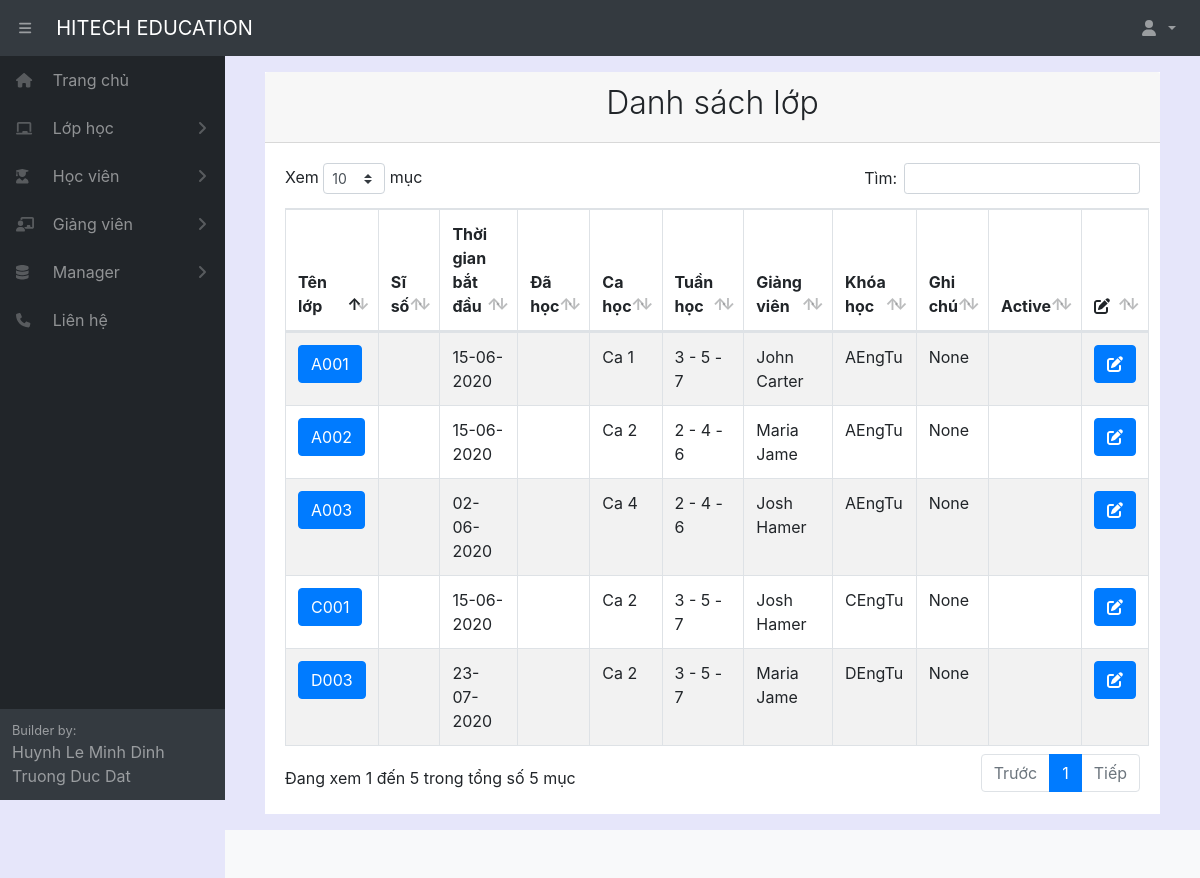
Page /listclass/ (signed in) on the earlier database version.
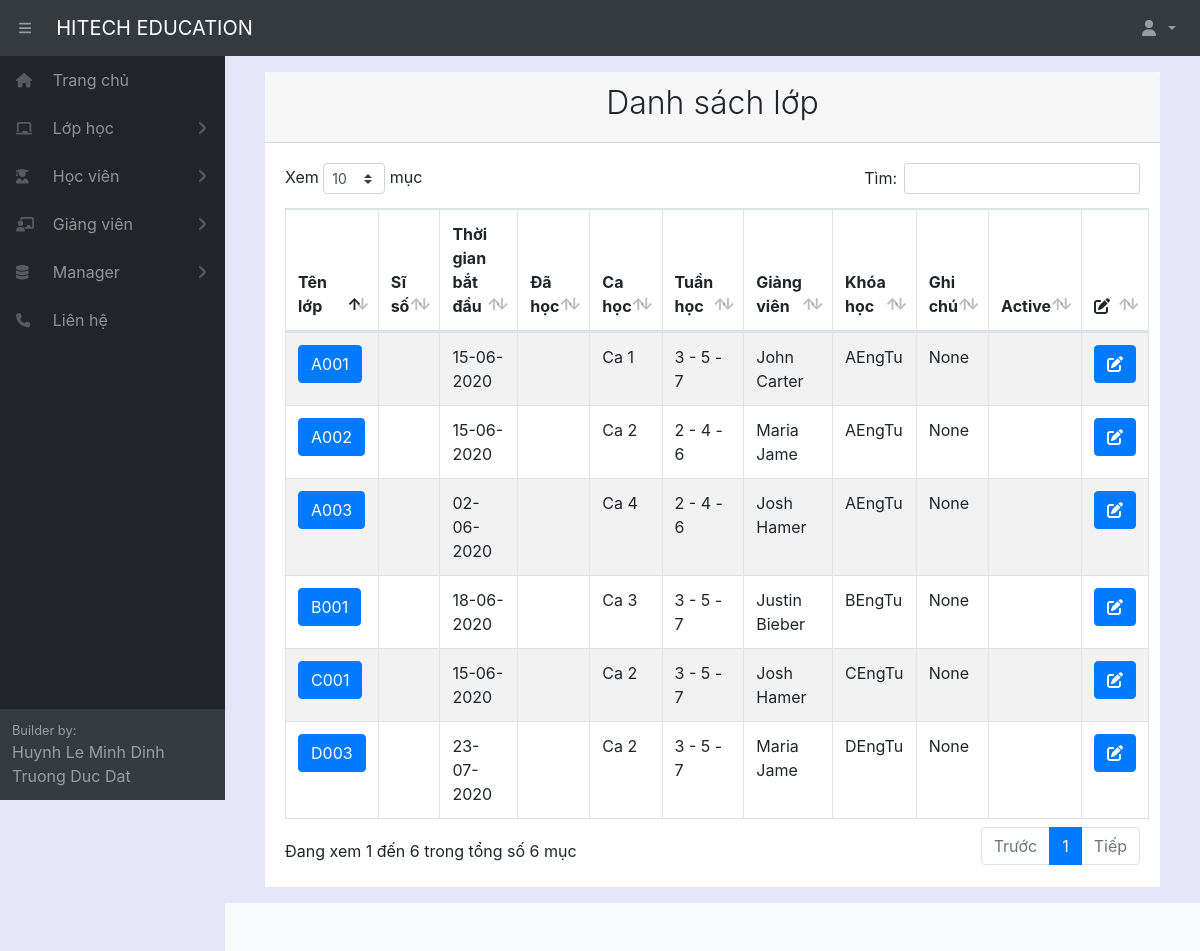
Same page on the later database version.
### home/models.py (models this page shows, shortened)
class Classname(models.Model):
    fullname = models.CharField(max_length=100, verbose_name="Tên lớp học")
    startdate = models.DateField(auto_now_add=True, verbose_name="Ngày bắt đầu")
    room = models.ForeignKey(Room, null= True, on_delete=models.SET_NULL)
    unit = models.ForeignKey(Unit, null = True, on_delete=models.SET_NULL)
    timeshift = models.ForeignKey(TimeShift, null = True, on_delete=models.SET_NULL)
    startdate = models.DateField(verbose_name="Ngày bắt đầu học")
    timeweek = models.ForeignKey(TimeWeek, null = True, on_delete=models.SET_NULL)
    teacher = models.ForeignKey(Teacher, null = True, on_delete=models.SET_NULL)
    datecount = models.IntegerField(default=0, blank=True, verbose_name="Số buổi học")
    note = models.CharField(max_length=300, null = True, blank=True, verbose_name="Ghi chú")
    active = models.BooleanField(default=True, verbose_name="Trạng thái")
    class Meta:
        ordering =["fullname"]
        verbose_name_plural = "Lớp học"

class TimeShift(models.Model):
    fullname = models.CharField(max_length=100, verbose_name="Tên ca học")
    infomation = models.CharField(max_length=1000, blank=True, verbose_name="Thông tin ca học")
    timestart = models.TimeField(null = True, blank=True, verbose_name="Giờ bắt đầu")
    timeend = models.TimeField(null = True, blank=True, verbose_name="Giờ kết thúc")
    active = models.BooleanField(default=True, verbose_name="Trạng thái")
    def __str__(self):
        return  self.fullname
    class Meta:
        ordering =["fullname"]
        verbose_name_plural = "Ca học"

class TimeWeek(models.Model):
    name = models.CharField(max_length=100, verbose_name="Loại")
    def __str__(self):
        return  self.name
    class Meta:
        ordering =["name"]
        verbose_name_plural = "Ngày học trong tuần"

class Teacher(models.Model):
    fullname = models.CharField(max_length=100, verbose_name="Tên giáo viên")
    gender = models.ForeignKey(Gender, null= True, on_delete=models.SET_NULL)
    birthday = models.DateField(verbose_name="Ngày sinh")
    identity_card = models.CharField(max_length=100, null = True, blank=True, verbose_name="CMND")
    phonenumber = models.CharField(max_length=100, null = True, blank=True, verbose_name="SDT")
    email = models.CharField(max_length=100, null = True, blank=True, verbose_name="Email")
    adress = models.CharField(max_length=300, null = True, blank=True, verbose_name="Địa chỉ")
    create_date = models.DateField(auto_now_add=True, verbose_name="Ngày tạo thông tin")
    note = models.CharField(max_length=300, null = True, blank=True, verbose_name="Ghi chú")
    active = models.BooleanField(default=True, verbose_name="Trạng thái")
    def __str__(self):
        return  self.fullname
    class Meta:
        ordering =["fullname"]
        verbose_name_plural = "Giáo viên"

class Unit(models.Model):
    fullname = models.CharField(max_length=100, verbose_name="Tên khóa học")
    infomation = models.CharField(max_length=1000, blank=True, null=True, verbose_name="Thông tin khóa học")
    fee = models.IntegerField(default=0, verbose_name="Học phí khóa học")
    active = models.BooleanField(default=True, verbose_name="Trạng thái")
    def __str__(self):
        return  self.fullname
    class Meta:
        ordering =["fullname"]
        verbose_name_plural = "Khóa học"

### home/decorators.py (the view)
        def wrapper_func(request, *args, **kwargs):
            group = None
            if request.user.groups.exists():
                group = request.user.groups.all()[0].name
            if group in allowed_roles:
                return view_func(request, *args, **kwargs)
            else:
                return redirect('errorrole')

### home/views.py (called while the page is built)
@login_required(login_url='login')
@allowed_users(allowed_roles=['admin','manager','staff'])
def listClass(request):
    schedule = Schedule.objects.all()
    listclass = Classname.objects.all()
    context = {'listclass': listclass,'schedule':schedule}
    return render(request, 'class/listclass.html', context)

### home/templates/class/listClass.html (shortened to what this page needs)
{% extends "pages/base.html" %}
{% block content %}
{% load static %}
<div class="card-header">
    <h2 class="text-center font-weight-light">Danh sách lớp</h2>
</div>
<div class="card-body">
    <table id="example" class="table table-striped table-bordered" style="width:100%">
        <thead>
            <tr>
                <th style="width: 10%;">Tên lớp</th>
                <th style="width: 5%;">Sĩ số</th>
                <th style="width: 10%;">Thời gian bắt đầu</th>
                <th style="width: 5%;">Đã học</th>
                <th style="width: 5%;">Ca học</th>
                <th style="width: 5%;">Tuần học</th>
                <th style="width: 15%;">Giảng viên</th>
                <th style="width: 10%;">Khóa học</th>
                <th style="width: 15%;">Ghi chú</th>
                <th style="width: 5%;">Active</th>
                <th style="width: 5%;"><i class="fas fa-edit"></i></a></th>
            </tr>
        </thead>
        <tbody>
            {% for i in listclass %}
            <tr>
                <td>
                    <a class="btn btn-primary" href="/classstudent/{{ i.pk }}">{{ i.fullname}}</a>
                </td>
                <td></td>
                <td>{{ i.startdate|date:"d-m-Y"}}</td>
                <td></td>
                <td>{{ i.timeshift}}</td>
                <td>{{ i.timeweek}}</td>
                <td>{{ i.teacher}}</td>
                <td>{{ i.unit}}</td>
                <td>{{ i.note}}</td>
                <td style="text-align: center;">
                </td>
                <td style="text-align: center;">
                    {% if i.active %}
                    <a class="btn btn-danger" onclick="warningedit()"><i class="fas fa-edit" style="color: white;"></i></a>
                    {% else %}
                    <a class="btn btn-primary" href="/class/{{ i.pk }}"><i class="fas fa-edit"></i></a>
                    {% endif %}
                </td>
            </tr>
            {% endfor %}
        </tbody>
    </table>
</div>
{% endblock content %}

Differences in the rows shown:
added Classname: fullname "B001", startdate "18-06-2020", timeshift "Ca 3", timeweek "3 - 5 - 7", teacher "Justin Bieber", unit "BEngTu", note "None"
Other differences:
text written by a page script: "Xem mục Tìm: Đang xem 1 đến 5 trong tổng số 5 mục Trước 1 Tiếp" → "Xem mục Tìm: Đang xem 1 đến 6 trong tổng số 6 mục Trước 1 Tiếp"
